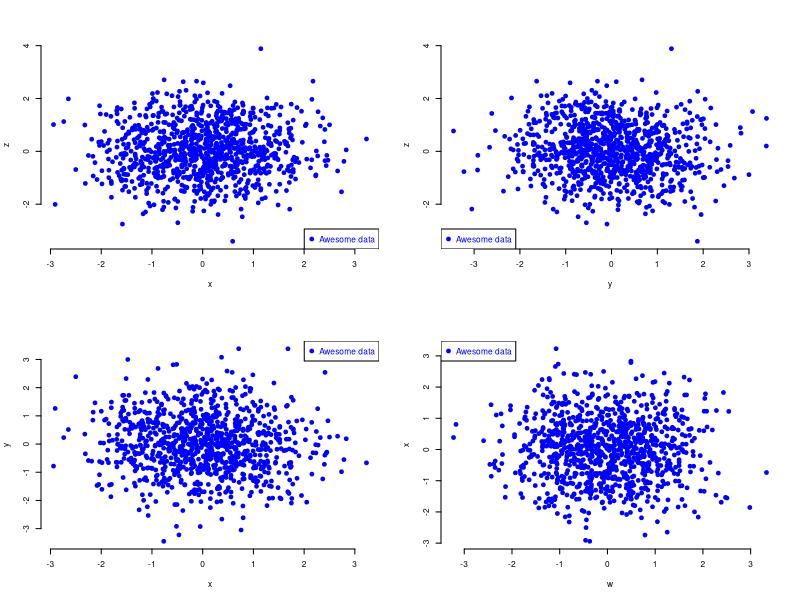
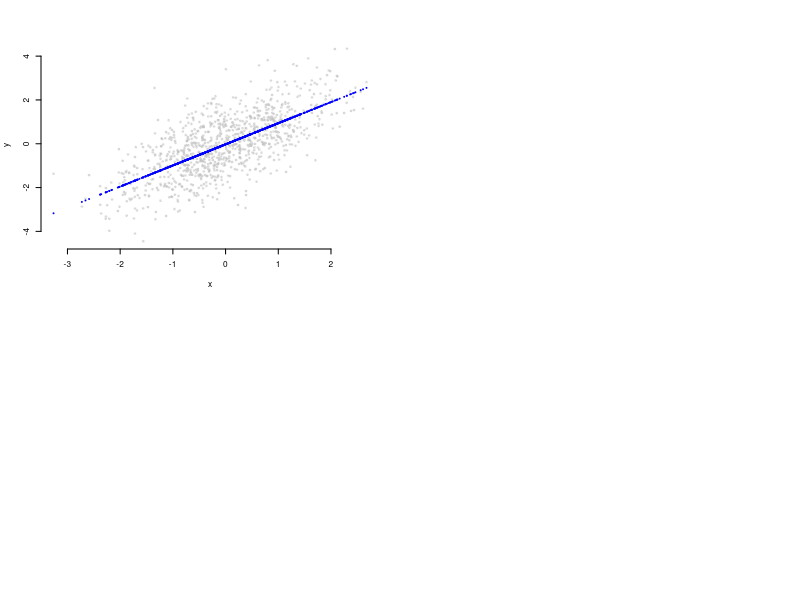

Reproduce these figures in R, in order.
## ---- chunk 1
knitr::opts_chunk$set(echo = TRUE)
## ---- chunk 2
x <- 1:100
y <- rnorm(100, mean = x, sd = 10)
model <- lm(y ~ x)
confint(model, level = 0.95)
## ---- chunk 3
w  <- rnorm(1000)
x  <- rnorm(1000)
y  <- rnorm(1000)
z  <- rnorm(1000)

par(mfrow = c(2,2), col = "blue", pch = 19, cex = 0.5, bty="n")
plot(x, z)
legend("bottomright", legend = "Awesome data", pch = 19)
plot(y, z)
legend("bottomleft", legend = "Awesome data", pch = 19)
plot(x, y)
legend("topright", legend = "Awesome data", pch = 19)
plot(w, x)
legend("topleft", legend = "Awesome data", pch = 19)

## ---- chunk 4
x <- rnorm(1000)
y <- rnorm(1000, mean = x, sd = 1)
model <- lm(y ~ x)
y_hat <- predict(model)
library(scales)
plot(x, y, pch = 19, col = alpha("grey", 0.4), cex = .5)
points(x, y_hat, pch = 19, cex = .25)

